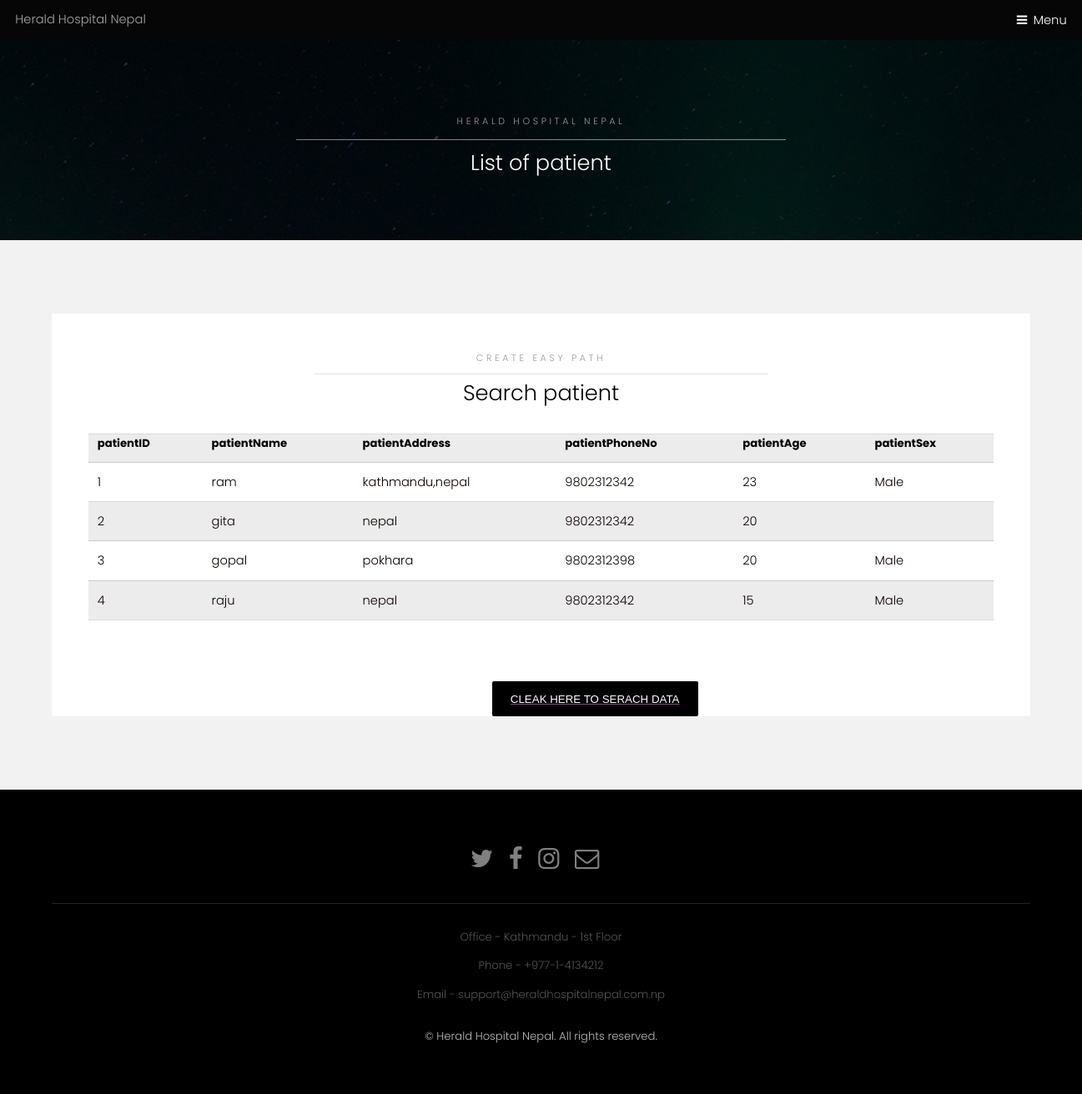
Page /patientdata/ on the committed database.
### Hospital/models.py (models this page shows, shortened)
class patient(models.Model):
    patientName = models.CharField(max_length=250)
    patientAddress = models.CharField(max_length=20)
    patientPhoneNo = models.IntegerField()
    patientAge = models.IntegerField()
    patientSex = models.CharField(max_length=20)
    def __str__(self):
        return  self.patientName +""+ self.patientAddress +""+str(self.patientPhoneNo)+""+ str(self.patientAge)

### Hospital/views.py (the view)
# urls.py: path('patientdata/',view_patient_lists),
def view_patient_lists(request):
    list_of_patient=patient.objects.all()
    print(list_of_patient)
    context_variable = {
        'patients':list_of_patient
    }
    return render(request,'Patient/patientview.html',context_variable)

### Hospital/templates/Patient/patientview.html (shortened to what this page needs)
<!DOCTYPE HTML>
<html>
	<head>
		{% load static %}
		<link rel="stylesheet" href={% static "assets/css/main.css" %}/>
	</head>
	<body class="subpage">
			<header id="header">
				<div class="logo">Herald Hospital Nepal</div>
				<a href="#menu">Menu</a>
			</header>
			<section id="One" class="wrapper style3">
				<div class="inner">
					<header class="align-center">
						<p>Herald Hospital Nepal</p>
						<h2> List of patient</h2>
					</header>
				</div>
			</section>
		<section id="two" class="wrapper style2">
			<div class="inner">
				<div class="box">
					<div class="content">
						<header class="align-center">
							<p>create easy path</p>
							<h2> Search patient </h2>
						</header>
						<table >
							<tr>
								<th>patientID</th>
								<th>patientName</th>
								  <th>patientAddress</th>
								 <th>patientPhoneNo</th>
								  <th>patientAge</th>
								  <th>patientSex</th>
							</tr>
							<tr> {% for patient in patients %}
								<td>{{ patient.id }}</td>
								<td>{{ patient.patientName }}</td>
								  <td>{{patient.patientAddress}}</td>
								  <td>{{patient.patientPhoneNo}}</td>
								  <td>{{patient.patientAge}}</td>
								  <td>{{patient.patientSex}}</td>
							</tr>
							{% empty %}
						There are no patient availble.
						{% endfor %}
						</table>
						  </div>
						  <button class="btn"><a href="/search/"><font color="white">cleak here to serach data</font></a></button>
					</div>
				</div>
		</section>
			<footer id="footer">
				<div class="container">
						<ul class="icons">
						<li><a href="twitter.com" class="icon fa-twitter"><span class="label">Twitter</span></a></li>
						<li><a href="facebook.com" class="icon fa-facebook"><span class="label">Facebook</span></a></li>
						<li><a href="instagram.com" class="icon fa-instagram"><span class="label">Instagram</span></a></li>
						<li><a href="gmail.com" class="icon fa-envelope-o"><span class="label">Email</span></a></li></br>
						<hr>
						<h5>Office - Kathmandu - 1st Floor</h5>
						<h5>Phone - +977-1-4134212</h5>
						<h5>Email - support@heraldhospitalnepal.com.np </h5>
				</div>
					<div class="copyright">
					&copy; Herald Hospital Nepal. All rights reserved.
				</div>
			</footer>
		 {% load static %}
		 {% load static %}
		 {% load static %}
		 {% load static %}
		 {% load static %}
	</body>
</html>

### Hospital/templates/Patient/patientview.html (style rules this page uses)
.btn { margin-left: 45%; margin-right: 45%; }

### rows in the picture
patient: id "1", patientName "ram", patientAddress "kathmandu,nepal", patientPhoneNo "9802312342", patientAge "23", patientSex "Male"
patient: id "2", patientName "gita", patientAddress "nepal", patientPhoneNo "9802312342", patientAge "20"
patient: id "3", patientName "gopal", patientAddress "pokhara", patientPhoneNo "9802312398", patientAge "20", patientSex "Male"
patient: id "4", patientName "raju", patientAddress "nepal", patientPhoneNo "9802312342", patientAge "15", patientSex "Male"
